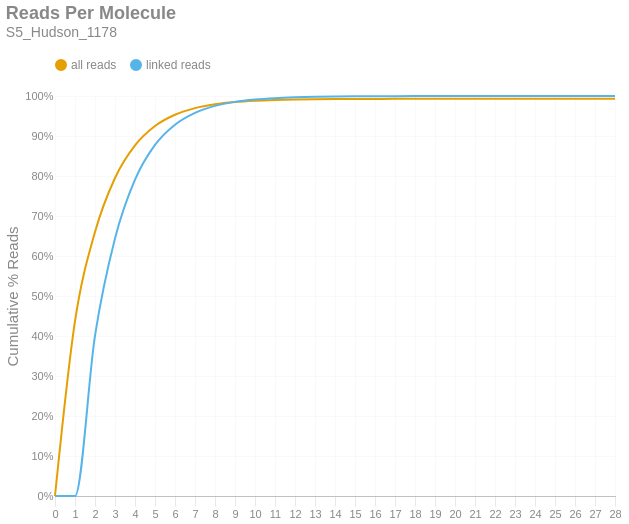

Notebook code cell kept with this figure:
### Markdown cell above
### Reads per Molecule
This chart shows the cumulative distribution of the number of reads per linked molecule. That is, how many alignments are associated with a unique molecule. This excludes the number of reads associated with invalid or absent linked-read barcodes. The `linked` histogram is the percentages recalculated when disregarding singletons.

### Code cell
if SKIPLR:
    print_html(f"Skipped")
else:
    counts = np.bincount(valids['reads'].cast(pl.Int64).to_numpy())
    weighted = counts * np.arange(len(counts))
    all_perc = weighted / n_reads
    linked_perc = weighted / n_linked_reads
    linked_perc[1] = 0
    binned_df = pl.DataFrame({
        'readsper': list(range(len(counts))),
        'all reads (cumsum)': np.cumsum(all_perc).tolist(),
        'linked reads (cumsum)': np.cumsum(linked_perc).tolist(),
    })

    with SafeRender(binned_df):
        (
            density_plot(binned_df, 'Reads Per Molecule', samplename, 'readspmol')
            .encode(
                x=alt.X('readsper:O', title=None).axis(labelAngle=0).scale(padding=0),
                y=alt.Y('value:Q', title='Cumulative % Reads').axis(format='%').stack(False),
                color=alt.Color("key:N").scale(domain=["all reads", "linked reads"]),
                tooltip=[
                    alt.Tooltip("key:N", title="Data Type"),
                    alt.Tooltip("readsper:O", title="Reads Per Molecule"),
                    alt.Tooltip("value:Q", format=".2%", title="% Reads (Cum.)")
                ]            
            )
        ).display()

### Figure 1 — Vega-Lite specification as saved in the notebook (floating-point values rounded to 4 significant figures)
{"width": "container", "height": 400, "config": {"title": {"anchor": "start", "dy": -15, "fontSize": 18, "color": "#888888", "subtitleColor": "#888888", "subtitleFontSize": 14}, "arc": {"fill": "#0072B2"}, "axis": {"domainColor": "#888888", "domainWidth": 0.5, "gridWidth": 0.2, "grid": false, "titleFontWeight": 400, "titleFontSize": 15, "labelFontSize": 11, "labelColor": "#888888", "tickColor": "#888888", "tickWidth": 0.2, "titleColor": "#888888"}, "axisBand": {"grid": false}, "axisX": {"grid": true, "tickSize": 10, "domainCap": "round"}, "axisY": {"domain": false, "grid": true, "tickSize": 0, "domainCap": "round"}, "background": "transparent", "header": {"labelFontSize": 15, "labelColor": "#888888", "titleFontSize": 15, "titleFontWeight": 600, "titleColor": "#888888"}, "legend": {"labelFont": "sans-serif", "labelFontSize": 12, "labelColor": "#888888", "symbolSize": 100, "symbolType": "circle", "titleFontSize": 12, "titlePadding": 10, "titleColor": "#888888", "title": null, "orient": "top"}, "range": {"category": ["#E69F00", "#56B4E9", "#009E73", "#F0E442", "#0072B2", "#D55E00", "#CC79A7", "#000000"], "diverging": ["#cfe8f3", "#a2d4ec", "#73bfe2", "#46abdb", "#1696d2", "#12719e"]}, "area": {"fill": "#0072B2", "fillOpacity": 0.7, "line": true, "strokeOpacity": 0.7}, "line": {"color": "#0072B2", "stroke": "#0072B2", "strokeWidth": 2}, "trail": {"color": "#0072B2", "stroke": "#0072B2", "strokeWidth": 0, "size": 1}, "point": {"filled": true, "fillOpacity": 1.0, "size": 95}, "text": {"color": "#888888", "fontSize": 11, "align": "right", "fontWeight": 400, "size": 11}, "bar": {"fill": "#0072B2", "stroke": null}, "view": {"stroke": null, "continuousWidth": 660, "continuousHeight": 400}}, "data": {"name": "data-fad704f592b1a7114c6598d92c4e7a5f"}, "mark": {"type": "line", "interpolate": "monotone", "point": {"opacity": 0, "size": 275}}, "encoding": {"color": {"field": "key", "scale": {"domain": ["all reads", "linked reads"]}, "type": "nominal"}, "tooltip": [{"field": "key", "title": "Data Type", "type": "nominal"}, {"field": "readsper", "title": "Reads Per Molecule", "type": "ordinal"}, {"field": "value", "format": ".2%", "title": "% Reads (Cum.)", "type": "quantitative"}], "x": {"axis": {"labelAngle": 0}, "field": "readsper", "scale": {"padding": 0}, "title": null, "type": "ordinal"}, "y": {"axis": {"format": "%"}, "field": "value", "stack": false, "title": "Cumulative % Reads", "type": "quantitative"}}, "params": [{"name": "param_c36ac31b6afebe62", "select": {"type": "point", "fields": ["key"]}, "bind": "legend"}], "title": {"text": "Reads Per Molecule", "subtitle": "S5_Hudson_1178"}, "transform": [{"fold": ["all reads (cumsum)", "linked reads (cumsum)"]}, {"calculate": "replace(datum.key, ' (cumsum)', '')", "as": "key"}, {"filter": {"param": "param_c36ac31b6afebe62"}}], "usermeta": {"embedOptions": {"downloadFileName": "S5_Hudson_1178.readspmol"}}, "$schema": "https://vega.github.io/schema/vega-lite/v6.1.0.json", "datasets": {"data-fad704f592b1a7114c6598d92c4e7a5f": [{"readsper": 0, "all reads (cumsum)": 0.0, "linked reads (cumsum)": 0.0}, {"readsper": 1, "all reads (cumsum)": 0.437, "linked reads (cumsum)": 0.0}, {"readsper": 2, "all reads (cumsum)": 0.6599, "linked reads (cumsum)": 0.4008}, {"readsper": 3, "all reads (cumsum)": 0.7951, "linked reads (cumsum)": 0.644}, {"readsper": 4, "all reads (cumsum)": 0.8767, "linked reads (cumsum)": 0.7907}, {"readsper": 5, "all reads (cumsum)": 0.925, "linked reads (cumsum)": 0.8777}, {"readsper": 6, "all reads (cumsum)": 0.9532, "linked reads (cumsum)": 0.9283}, {"readsper": 7, "all reads (cumsum)": 0.9697, "linked reads (cumsum)": 0.9579}, {"readsper": 8, "all reads (cumsum)": 0.9793, "linked reads (cumsum)": 0.9752}, {"readsper": 9, "all reads (cumsum)": 0.9849, "linked reads (cumsum)": 0.9853}, {"readsper": 10, "all reads (cumsum)": 0.9881, "linked reads (cumsum)": 0.9911}, {"readsper": 11, "all reads (cumsum)": 0.9901, "linked reads (cumsum)": 0.9946}, {"readsper": 12, "all reads (cumsum)": 0.9912, "linked reads (cumsum)": 0.9967}, {"readsper": 13, "all reads (cumsum)": 0.9919, "linked reads (cumsum)": 0.998}, {"readsper": 14, "all reads (cumsum)": 0.9923, "linked reads (cumsum)": 0.9987}, {"readsper": 15, "all reads (cumsum)": 0.9926, "linked reads (cumsum)": 0.9992}, {"readsper": 16, "all reads (cumsum)": 0.9928, "linked reads (cumsum)": 0.9995}, {"readsper": 17, "all reads (cumsum)": 0.9929, "linked reads (cumsum)": 0.9997}, {"readsper": 18, "all reads (cumsum)": 0.9929, "linked reads (cumsum)": 0.9998}, {"readsper": 19, "all reads (cumsum)": 0.993, "linked reads (cumsum)": 0.9998}, {"readsper": 20, "all reads (cumsum)": 0.993, "linked reads (cumsum)": 0.9999}, {"readsper": 21, "all reads (cumsum)": 0.993, "linked reads (cumsum)": 0.9999}, {"readsper": 22, "all reads (cumsum)": 0.993, "linked reads (cumsum)": 0.9999}, {"readsper": 23, "all reads (cumsum)": 0.993, "linked reads (cumsum)": 1.0}, {"readsper": 24, "all reads (cumsum)": 0.993, "linked reads (cumsum)": 1.0}, {"readsper": 25, "all reads (cumsum)": 0.993, "linked reads (cumsum)": 1.0}, {"readsper": 26, "all reads (cumsum)": 0.9931, "linked reads (cumsum)": 1.0}, {"readsper": 27, "all reads (cumsum)": 0.9931, "linked reads (cumsum)": 1.0}, {"readsper": 28, "all reads (cumsum)": 0.9931, "linked reads (cumsum)": 1.0}]}}
